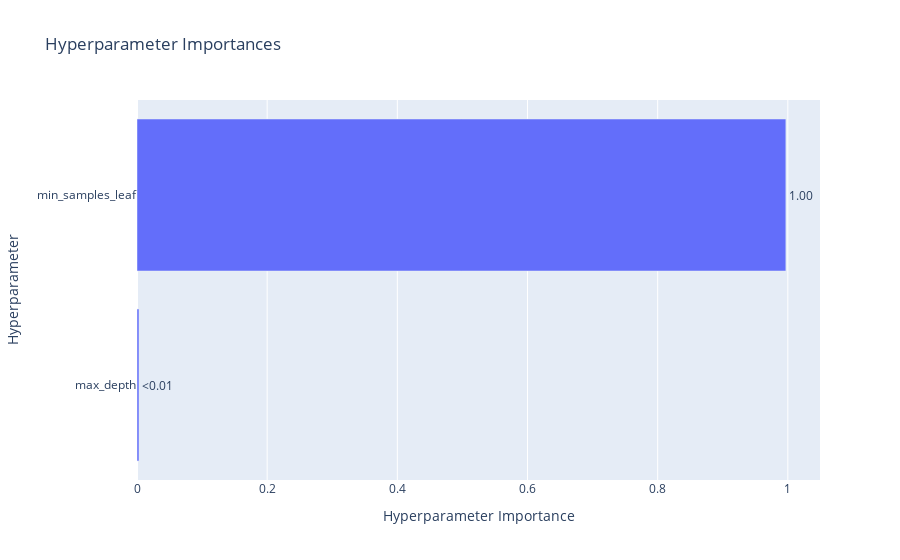

Notebook code cell kept with this figure:
### Code cell
optuna.visualization.plot_param_importances(study)

### Figure 1 — Plotly figure (JSON) as saved in the notebook; plotly's stock layout.template omitted (floating-point values rounded to 4 significant figures)
{"data": [{"cliponaxis": false, "hovertemplate": ["max_depth (IntDistribution): 0.0030357039376928616<extra></extra>", "min_samples_leaf (IntDistribution): 0.9969642960623072<extra></extra>"], "name": "Objective Value", "orientation": "h", "text": ["<0.01", "1.00"], "textposition": "outside", "type": "bar", "x": [0.003036, 0.997], "y": ["max_depth", "min_samples_leaf"]}], "layout": {"title": {"text": "Hyperparameter Importances"}, "xaxis": {"title": {"text": "Hyperparameter Importance"}}, "yaxis": {"title": {"text": "Hyperparameter"}}}}
